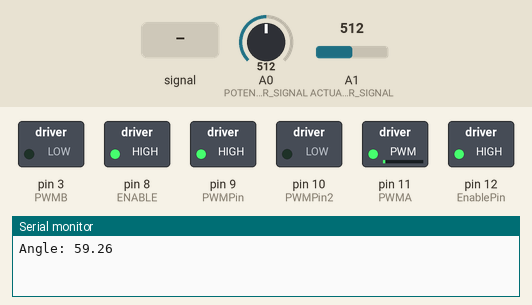
Recording of a sketch running on a simulated Arduino Uno, built with avr-gcc and run on an emulated ATmega328P. Shown: switched loads named in the sketch (green lamp = pin HIGH), the last lines printed to the serial monitor. Inputs (shaded band) come from the test bench; at power-on: A1 (ACTUATOR_SIGNAL) = 512, A0 (POTENTIOMETER_SIGNAL) = 512.

Above: at 1.2 s.
1.3 s: A1 (ACTUATOR_SIGNAL) fed a 200 Hz sine of ±81 counts around its level
At 6.6 s:
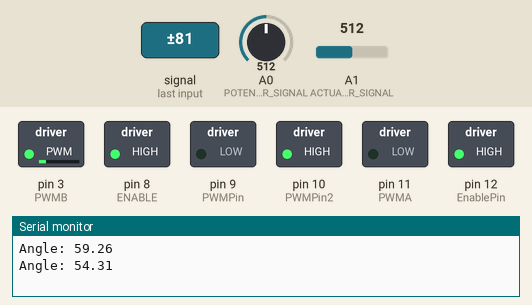
6.8 s: A0 (POTENTIOMETER_SIGNAL) fed a 200 Hz sine of ±81 counts around its level
At 10.31 s:
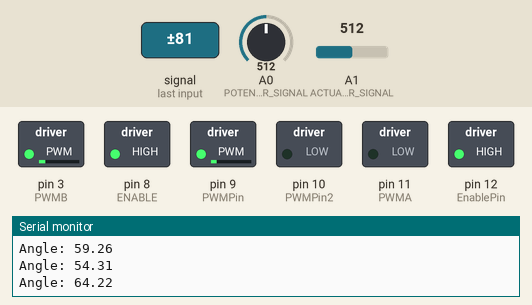
12.2 s: A1 (ACTUATOR_SIGNAL) set to 716
At 17.0 s:
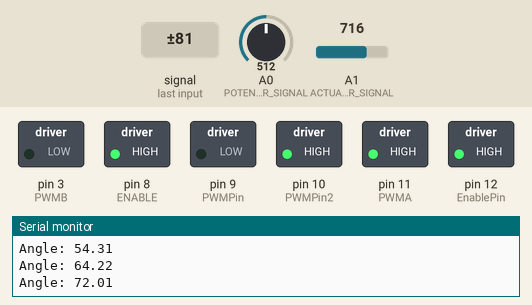
17.3 s: A0 (POTENTIOMETER_SIGNAL) set to 306
At 22.1 s:
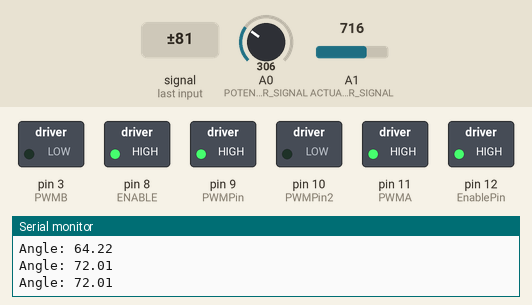
22.4 s: A1 (ACTUATOR_SIGNAL) fed a 2 Hz sine of ±306 counts around its level
At 27.2 s:
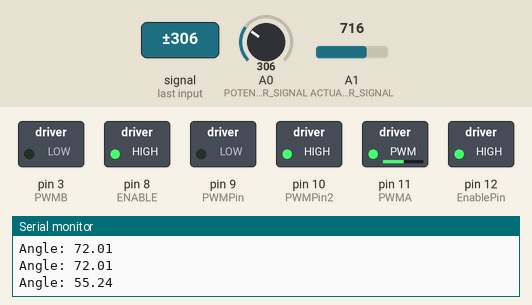
27.5 s: A0 (POTENTIOMETER_SIGNAL) fed a 1000 Hz sine of ±255 counts around its level
At 32.9 s:
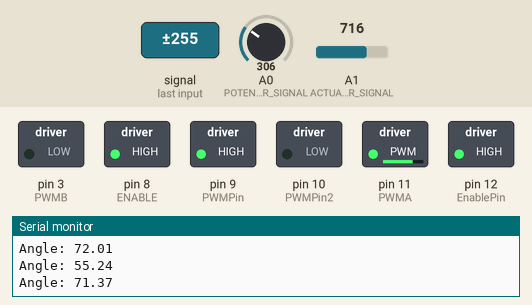
Timing chart, 0 to 35.9 s (numbered marks = the images above; inputs shaded):
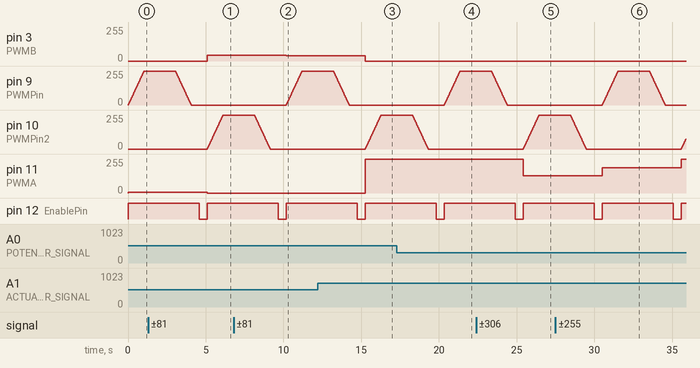

The sketch:

Combo_Megamotos.ino
```cpp
/*
 *   Test code that controls actuator a throttle potentiometer & PID
 *   @author Jonathan
 */

const int POTENTIOMETER_SIGNAL = A0; // potentiometer from actuator
const int ACTUATOR_SIGNAL = A1;      // potentiometer from throttle


const int ENABLE= 8; // enables board unless 5V is used which will keep enabled as long as Arduino has power.
const int PWMA = 11; // sends signals to control retraction
const int PWMB = 3;  // sends signals to control extension

const int POTENTIOMETER_MIN = 0;    // minimum position of throttle
const int POTENTIOMETER_MAX = 1023; // maximum position of throttle

const int ACTUATOR_MIN_POTENTIOMETER = 72;  // minimum position of actuator
const int ACTUATOR_MAX_POTENTIOMETER = 943; // maximum position of actuator

const double ACTUATOR_MIN_LENGTH = 16.23; // inches
const double ACTUATOR_MAX_LENGTH = 26.23; // inches

const double ROCKET_BEAM_LENGTH = 23.622; // inches
const double BALOON_BEAM_LENGTH = 10.63; // inches

/*================== TUNABLES ==================*/
const int BUFFER = 3;   // final position must be within range of the buffer

const double pK = 1;    // proportional constant // TUNE!
const double iK = 0.02; // integral constant     // TUNE!
const double dK = 0.00; // derivative constant   // TUNE!
/*================== TUNABLES ==================*/

int raw_throttle_feedback;
int throttle_feedback;
double actuator_position;
double actuator_potentiometer_position;
double error;            // records error between desired postion from current postion
double cumulative_error; // error built up over time
double previous_error;
double gradient;
double pCorrection;
double iCorrection;
double dCorrection;

/* Constants for second degree of freedom */
int EnablePin = 12;
int duty;
int PWMPin = 9;  // Timer2
int PWMPin2 = 10;

const byte CPin = 0;  // analog input channel
int CRaw;      // raw A/D value
float CVal;    // adjusted Amps value


/* put your setup code here, to run once */
void setup() {
  pinMode(ACTUATOR_SIGNAL, INPUT); // feedback from actuator
  pinMode(POTENTIOMETER_SIGNAL, INPUT); // feedback from potentiometer
  pinMode(ENABLE, OUTPUT);
  pinMode(PWMA, OUTPUT);
  pinMode(PWMB, OUTPUT);
  digitalWrite(ENABLE, HIGH);

  //second degree of freedom
  // initialize the digital pin as an output.
  // Pin 13 has an LED connected on most Arduino boards:
  pinMode(EnablePin, OUTPUT);
  pinMode(PWMPin, OUTPUT);
  pinMode(PWMPin2, OUTPUT);
  setPwmFrequency(PWMPin, 7);  // change Timer2 divisor to 8 gives 3.9kHz PWM freq

  raw_throttle_feedback = analogRead(POTENTIOMETER_SIGNAL);
  throttle_feedback = map(raw_throttle_feedback, POTENTIOMETER_MIN, POTENTIOMETER_MAX, ACTUATOR_MIN_POTENTIOMETER, ACTUATOR_MAX_POTENTIOMETER);

  actuator_potentiometer_position = analogRead(ACTUATOR_SIGNAL);
  actuator_position = mapFloat(actuator_potentiometer_position, ACTUATOR_MIN_POTENTIOMETER, ACTUATOR_MAX_POTENTIOMETER, ACTUATOR_MIN_LENGTH, ACTUATOR_MAX_LENGTH);

  cumulative_error = 0;
  previous_error = 0;

  Serial.begin(9600);

}

/* put your setup code here, to run once */
void loop() {
  error = getDesiredPosition() - getCurrentPosition();
  pCorrection = error * pK;
  cumulative_error = integrate();
  iCorrection = cumulative_error * iK;
  gradient = differentiate();
  dCorrection = gradient * dK;
  previous_error = error;
  controlActuator(getCorrections());

  // Second degree of freedom
  // To drive the motor in H-bridge mode
    // the power chip inputs must be opposite polarity
    // and the Enable input must be HIGH
    digitalWrite(EnablePin, HIGH);
    analogWrite(PWMPin2, 0);
    for(duty = 0; duty <= 255; duty += 5){
      analogWrite(PWMPin, duty);
      delay(20);
    }
    analogWrite(PWMPin, 255);
    CRaw = analogRead(CPin);
    delay(2000);
    for(duty = 255; duty>=0; duty -= 5){
      analogWrite(PWMPin, duty);
      delay(20);
    }
    analogWrite(PWMPin, 0);
    delay(500);
    // Toggle enable to reset the power chips if we have had
    // an overcurrent or overtemp fault
    digitalWrite(EnablePin, LOW);
    delay(500);

    // Swap pins to make the motor reverse
    if(PWMPin == 9) {
      PWMPin = 10;
      PWMPin2 = 9;
    } else {
      PWMPin = 9;
      PWMPin2 = 10;
    }
}

//second degree of freedom additon
void setPwmFrequency(int pin, int divisor) {
  byte mode;
  if(pin == 5 || pin == 6 || pin == 9 || pin == 10) { // Timer0 or Timer1
    switch(divisor) {
      case 1: mode = 0x01; break;
      case 8: mode = 0x02; break;
      case 64: mode = 0x03; break;
      case 256: mode = 0x04; break;
      case 1024: mode = 0x05; break;
      default: return;
    }
    if(pin == 5 || pin == 6) {
      TCCR0B = TCCR0B & 0b11111000 | mode; // Timer0
    } else {
      TCCR1B = TCCR1B & 0b11111000 | mode; // Timer1
    }
  } else if(pin == 3 || pin == 11) {
    switch(divisor) {
      case 1: mode = 0x01; break;
      case 8: mode = 0x02; break;
      case 32: mode = 0x03; break;
      case 64: mode = 0x04; break;
      case 128: mode = 0x05; break;
      case 256: mode = 0x06; break;
      case 1024: mode = 0x7; break;
      default: return;
    }
    TCCR2B = TCCR2B & 0b11111000 | mode; // Timer2
  }
}


double getDesiredPosition() {

    raw_throttle_feedback = analogRead(POTENTIOMETER_SIGNAL); // read the throttle potentiometer to get the destination
    throttle_feedback = map(raw_throttle_feedback, POTENTIOMETER_MIN, POTENTIOMETER_MAX, ACTUATOR_MIN_POTENTIOMETER, ACTUATOR_MAX_POTENTIOMETER); // convert the potentiometer feedback to match the actuator

    actuator_potentiometer_position = analogRead(ACTUATOR_SIGNAL); // read the actuator potentiometer to get the current position
    actuator_position = mapFloat(actuator_potentiometer_position, ACTUATOR_MIN_POTENTIOMETER, ACTUATOR_MAX_POTENTIOMETER, ACTUATOR_MIN_LENGTH, ACTUATOR_MAX_LENGTH); // maps to find length given actuator pot reading (inches)
    double angle = acos((pow(ROCKET_BEAM_LENGTH, 2) + pow(BALOON_BEAM_LENGTH, 2) - pow(actuator_position, 2)) / (2 * ROCKET_BEAM_LENGTH * BALOON_BEAM_LENGTH)); // (SLIGHTLY INNACURATE!) super insane math to find relative position given angle


//    Serial.print("Actuator Position: ");
//    Serial.println(actuator_position);

    Serial.print("Angle: ");
    Serial.println((angle * (180/PI))-5); // SLIGHTLY INNACURATE!


    return throttle_feedback;
}

int getCurrentPosition() {

//  Serial.print("Actuator Position: ");
//  Serial.println(analogRead(ACTUATOR_SIGNAL));

  return analogRead(ACTUATOR_SIGNAL);
}


void controlActuator(int speed) {
  if (error >= BUFFER) {
    pushActuator(clamp(speed));
  } else if (error <= -BUFFER) {
    pullActuator(clamp(-speed));
  } else {
    stopActuator();
    cumulative_error = 0;
  }

//  Serial.print("Error: ");
//  Serial.println((int) error);
//  Serial.print("Speed :");
//  Serial.println(clamp(speed));
}

int getCorrections() {
  return (int) (pCorrection + iCorrection + dCorrection);
}

void stopActuator() {
  analogWrite(PWMA,0);
  analogWrite(PWMB,0);
}

void pushActuator(int speed) {
  analogWrite(PWMA, 0);
  analogWrite(PWMB, speed);
}

void pullActuator(int speed) {
  analogWrite(PWMA, speed);
  analogWrite(PWMB, 0);
}

int clamp(int speed) {
  if (abs(speed) > 255) {
    return 255;
  } else {
    return speed;
  }
}

int integrate() {
  if (abs(error) >= BUFFER && (abs(error) + abs(cumulative_error) <= (512/iK))) {
    return error + cumulative_error;
  } else if (abs(error) >= BUFFER) {
    return cumulative_error;
  } else {
    return 0;
  }

//  Serial.print("Cumulative Error: ");
//  Serial.println(cumulative_error);
}

int differentiate() {
  if (abs(error) >= BUFFER) {
    return error - previous_error;
  }

//  Serial.print("Gradient: ");
//  Serial.println(gradient);
}

double mapFloat(double in, double in_min, double in_max, double out_min, double out_max) {
  return (in - in_min) * (out_max - out_min) / (in_max - in_min) + out_min;
}
```

Measured:
- after the input at 1.3 s, pin 3 (PWMB): 0/255 → 43/255 after 3.8 s; pin 11 (PWMA): 5/255 → 0/255 after 3.8 s
- after the input at 6.8 s, pin 3 (PWMB): 43/255 → 40/255 after 3.4 s; pin 11 (PWMA): stays 0/255 (without the input it goes to 29/255 after 3.4 s)
- after the input at 12.2 s, pin 11 (PWMA): 0/255 → 255/255 after 3.1 s
- after the input at 17.3 s, pin 11 (PWMA): stays 255/255 (without the input it goes to 159/255 after 3.0 s)
- after the input at 22.4 s, pin 11 (PWMA): 255/255 → 130/255 after 3.0 s
- after the input at 27.5 s, pin 11 (PWMA): 130/255 → 188/255 after 3.0 s, → 255/255 5.1 s later
- by itself, pin 9 (PWMPin): rises from 0/255 to 255/255 in 1.0 s, then falls to 0/255 in 3.0 s
- by itself, pin 12 (EnablePin): alternates HIGH for 4.6 s and LOW for 0.50 s
